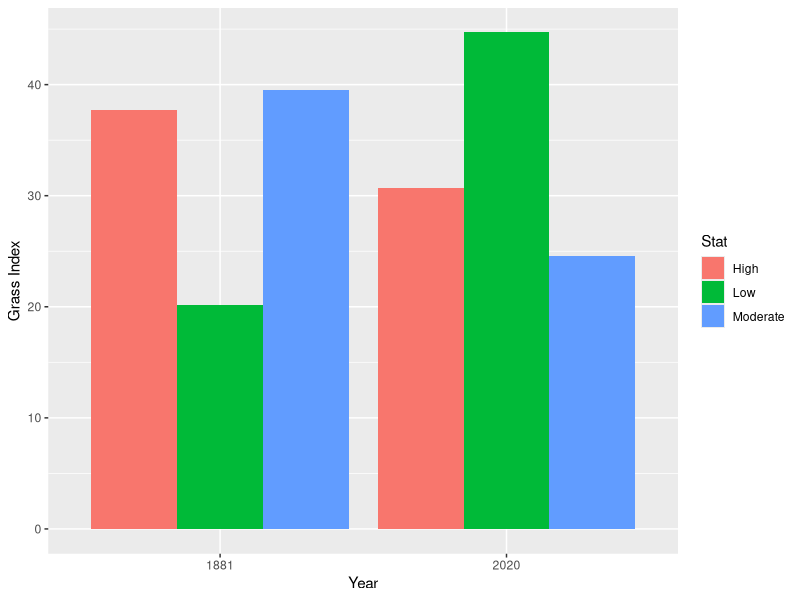
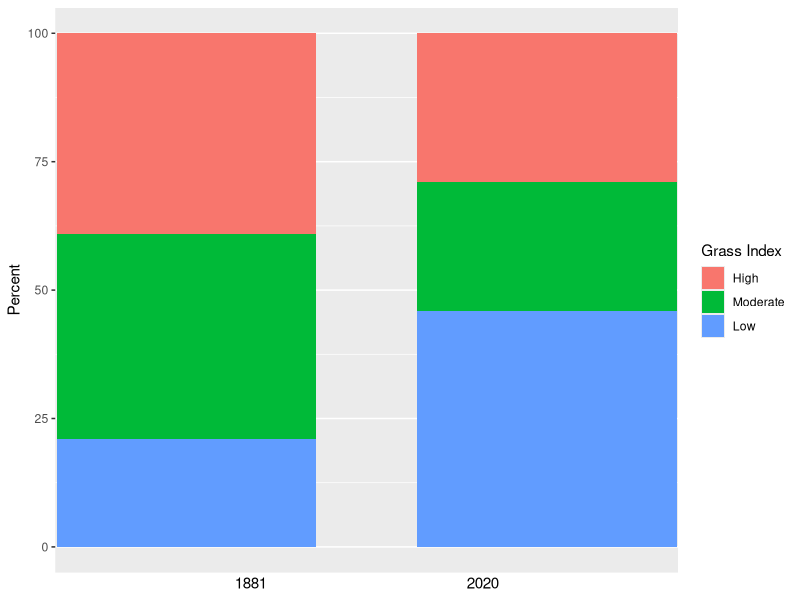

These figures' R source, in order: (Note: this script raises an error after producing the figures.)
#kara making bar chart for grass comparison
#kara becomes r master
#5/18/2022
#5/26/updating for final grass figs

library(sf)
library(tidyverse)
library(readxl)
library(dplyr)
library(ggplot2)

#tryinggplot2
#this worked for not stacked

library(dplyr)
library(tidyr)
library(ggplot2)

dat <- data.frame(
  High = c(37.7, 30.7),
  Moderate = c(39.5, 24.6),
  Low = c(20.2, 44.7),
  Year = as.factor(c("1881", "2020"))
)
  dat_long <- dat %>%
    gather("Stat", "Value", -Year)
  dat_long
dat

ggplot(dat_long, aes(x = Year, y = Value, fill = Stat)) +
  geom_col(position = "dodge") +
  labs(x="Year", y= "Grass Index")


#stacked bar graph  

bar <- read.csv("barchart.csv") 

ggplot(bar, aes(x = bar$Year, y = bar$Percent))+
  geom_col(aes(fill = factor(bar$Grass_Index, levels=c("High","Moderate","Low"))), width = 100)+
  labs(x="1881                                                  2020", y= "Percent", fill= "Grass Index") +
  scale_colour_manual(values =c("green", "yellow", "grey")) +
  scale_x_discrete(labels=c("1881" = "1881", "1" = "1881",
                            "2020" = "2020")) 
  

ggplot(bar, aes(x = Year, fill = grass_index)) + 
    geom_bar()

#stacked trying with colors 

ggplot(bar, aes(x = 'Year', y = 'Percent'))+
  geom_col(aes(fill = factor('Grass_Index', levels=c("High","Moderate","Low"))), width = 100)+
  labs(x="1881                                                  2020", y= "Percent", fill= "Grass Index") +
  scale_colour_manual(values =c("green", "yellow", "grey")) +
  scale_x_discrete(labels=c("1881" = "1881", "1" = "1881",
                            "2020" = "2020"))



  



  
